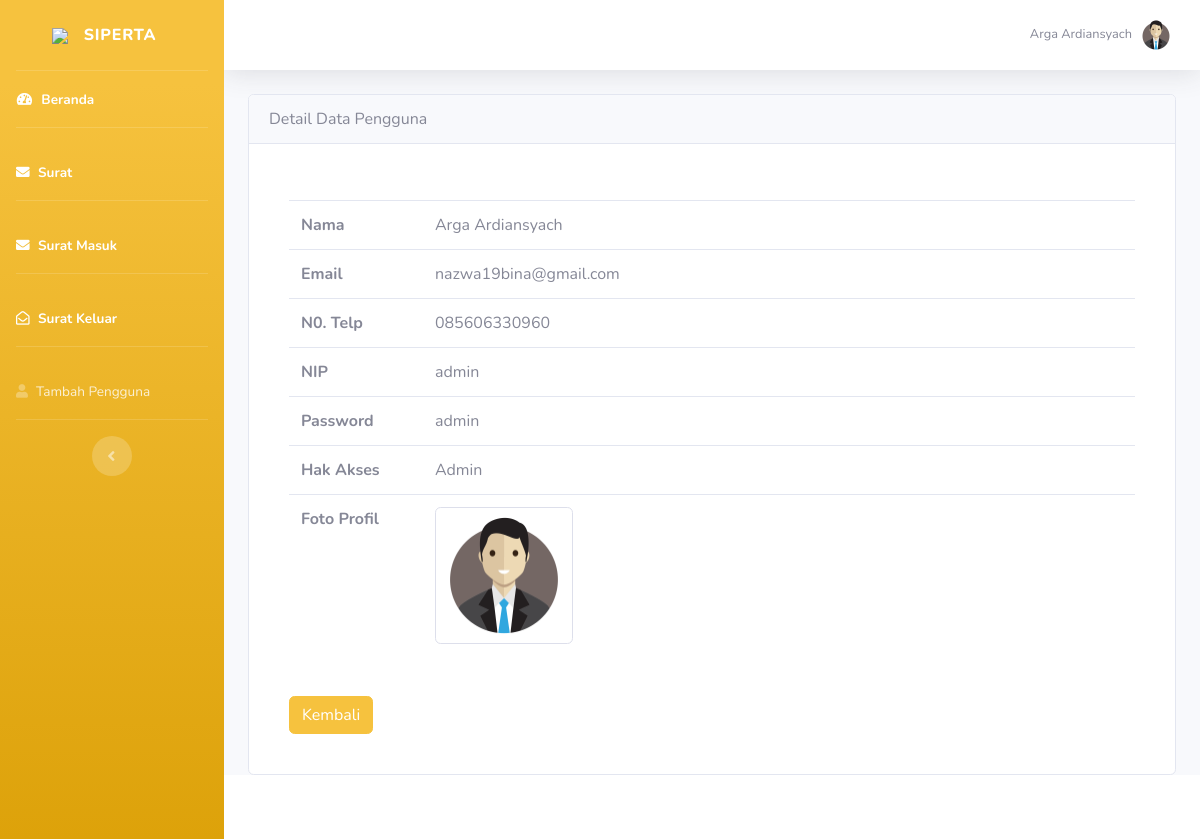
/admin/user/detail/24, run on the app's committed database.
### tables this page shows
CREATE TABLE `user` (
  `id_user` int(11) NOT NULL,
  `nama` varchar(100) NOT NULL,
  `email` varchar(100) NOT NULL,
  `no_telp` varchar(15) NOT NULL,
  `username` varchar(20) NOT NULL,
  `password` varchar(20) NOT NULL,
  `foto` varchar(128) NOT NULL,
  `jabatan` enum('Admin','Agendaris Surat','Sekretaris','Konseptor') NOT NULL
);

### application/controllers/admin/user.php (called while the page is built, shortened)
<?php
    class user extends CI_Controller {
        public function __construct()
        {
            $this->load->helper('url');
            $this->load->model('admin/user/user_model');
        }
        public function detail($id_user){
            $data['title']='Detail User';
            $data['user']=$this->user_model->getDetailUser($id_user);
            $this->load->view('template/header_admin',$data);
            $this->load->view('template/sidebar_admin');
            $this->load->view('template/topbar_admin');
            $this->load->view('admin/user/detail' ,$data);
            $this->load->view('template/footer_admin');
        }
    }
?>

### index.php (called while the page is built, shortened)
<?php
require_once BASEPATH.'core/CodeIgniter.php';

### application/models/admin/user/user_model.php (called while the page is built, shortened)
<?php
class user_model extends CI_Model {
    public function getDetailUser($id_user){
        $this->db->select('user.*');
        $this->db->where('id_user', $id_user);
        return $this->db->get('user')->result();
    }
}

### application/views/admin/user/detail.php (the view)
<div class="content-wrapper">
    <div class="content">
        <div class="container-fluid">
            <div class="row">
                <div class="col">
                    <div class="card">
                        <div class="card-header">
                            Detail Data Pengguna
                        </div>
                        <div class="card-body">
                            <?php
             foreach ($user as $pmj) : ?>
                            <div class="card-body">
                                <p>
                                <table class="table">
                                    <tr>
                                        <th>Nama </th>
                                        <td><?= $pmj->nama ?></td>
                                    </tr>
                                    <tr>
                                        <th>Email </th>
                                        <td><?= $pmj->email ?></td>
                                    </tr>
                                    <tr>
                                    <tr>
                                        <th>N0. Telp </th>
                                        <td><?= $pmj->no_telp ?></td>
                                    </tr>
                                    <tr>
                                        <th>NIP </th>
                                        <td><?= $pmj->username ?></td>
                                    </tr>
                                    <tr>
                                        <th>Password </th>
                                        <td><?= $pmj->password ?></td>
                                    </tr>
                                    <tr>
                                        <th>Hak Akses</th>
                                        <td><?= $pmj->jabatan?></td>
                                    </tr>
                                    <tr>
                                        <th>Foto Profil</th>
                                        <td><img src="<?= base_url('assets/fotoprofil/') . $pmj->foto ?>" width="20%"
                                                class="img-thumbnail"></td>
                                    </tr>
                                </table>
                                <br>
                                <a href="<?= base_url("admin/user/");?>" class="btn btn-warning">Kembali</a>
                            </div>
                            <?php endforeach ?>
                        </div>
                    </div>
                </div>
            </div>
        </div>
    </div>
</div>

### application/views/template/topbar_admin.php (shortened to what this page needs)
<div id="content-wrapper" class="d-flex flex-column">
<div id="content">
    <nav class="navbar navbar-expand navbar-light bg-white topbar mb-4 static-top shadow">
        <ul class="navbar-nav ml-auto">
            <li class="nav-item dropdown no-arrow">
                <?php $no = 1;
                foreach ($user as $ad) : ?>
                <li class="nav-item dropdown no-arrow">
                    <a class="nav-link dropdown-toggle" href="#" id="userDropdown" role="button" data-toggle="dropdown"
                        aria-haspopup="true" aria-expanded="false">
                        <span class="mr-2 d-none d-lg-inline text-gray-600 small"> <?= $ad->nama ?></span>
                        <img class="img-profile rounded-circle"
                            src="<?= base_url('assets/fotoprofil/') . $ad->foto ?>">
                    </a>
                <?php endforeach ?>
            </li>
        </ul>
    </nav>

### data on the page
user: nama "Arga Ardiansyach", foto (picture), email "nazwa19bina@gmail.com", no_telp "085606330960", username "admin", password "admin", jabatan "Admin"
